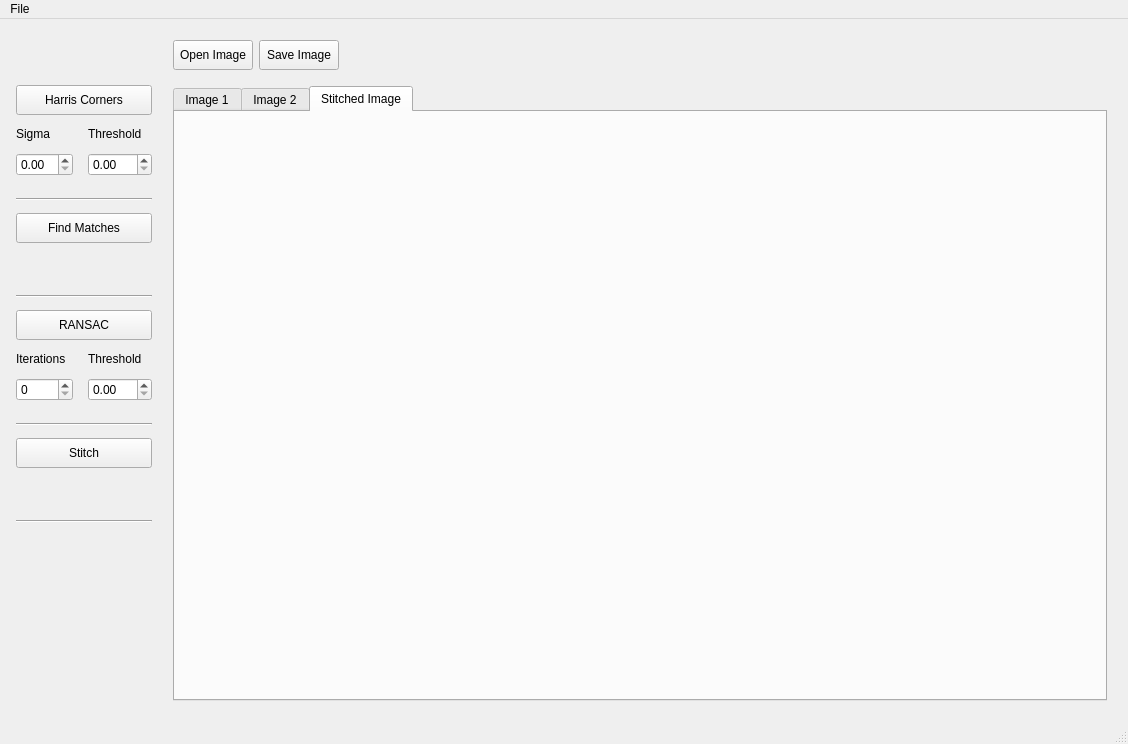
<?xml version="1.0" encoding="UTF-8"?>
<ui version="4.0">
 <class>MainWindow</class>
 <widget class="QMainWindow" name="MainWindow">
  <property name="geometry">
   <rect>
    <x>0</x>
    <y>0</y>
    <width>1128</width>
    <height>744</height>
   </rect>
  </property>
  <property name="windowTitle">
   <string>MainWindow</string>
  </property>
  <widget class="QWidget" name="centralWidget">
   <layout class="QHBoxLayout" name="horizontalLayout">
    <item>
     <layout class="QGridLayout" name="controlsLayout">
      <property name="horizontalSpacing">
       <number>15</number>
      </property>
      <property name="verticalSpacing">
       <number>12</number>
      </property>
      <property name="margin">
       <number>5</number>
      </property>
      <item row="1" column="0" colspan="2">
       <widget class="QPushButton" name="harrisButton">
        <property name="minimumSize">
         <size>
          <width>0</width>
          <height>30</height>
         </size>
        </property>
        <property name="text">
         <string>Harris Corners</string>
        </property>
       </widget>
      </item>
      <item row="2" column="0">
       <widget class="QLabel" name="label">
        <property name="text">
         <string>Sigma</string>
        </property>
       </widget>
      </item>
      <item row="3" column="0">
       <widget class="QDoubleSpinBox" name="harrisSpinBox"/>
      </item>
      <item row="2" column="1">
       <widget class="QLabel" name="label_2">
        <property name="text">
         <string>Threshold</string>
        </property>
       </widget>
      </item>
      <item row="3" column="1">
       <widget class="QDoubleSpinBox" name="harrisThresSpinBox">
        <property name="maximum">
         <double>999.990000000000009</double>
        </property>
       </widget>
      </item>
      <item row="5" column="0" colspan="2">
       <widget class="Line" name="line">
        <property name="orientation">
         <enum>Qt::Horizontal</enum>
        </property>
       </widget>
      </item>
      <item row="6" column="0" colspan="2">
       <widget class="QPushButton" name="matchButton">
        <property name="minimumSize">
         <size>
          <width>0</width>
          <height>30</height>
         </size>
        </property>
        <property name="text">
         <string>Find Matches</string>
        </property>
       </widget>
      </item>
      <item row="8" column="0" colspan="2">
       <widget class="Line" name="line_2">
        <property name="orientation">
         <enum>Qt::Horizontal</enum>
        </property>
       </widget>
      </item>
      <item row="9" column="0" colspan="2">
       <widget class="QPushButton" name="RANSACButton">
        <property name="minimumSize">
         <size>
          <width>0</width>
          <height>30</height>
         </size>
        </property>
        <property name="text">
         <string>RANSAC</string>
        </property>
       </widget>
      </item>
      <item row="10" column="0">
       <widget class="QLabel" name="label_3">
        <property name="text">
         <string>Iterations</string>
        </property>
       </widget>
      </item>
      <item row="10" column="1">
       <widget class="QLabel" name="label_4">
        <property name="text">
         <string>Threshold</string>
        </property>
       </widget>
      </item>
      <item row="11" column="0">
       <widget class="QSpinBox" name="iterationsBox">
        <property name="maximum">
         <number>9999</number>
        </property>
       </widget>
      </item>
      <item row="11" column="1">
       <widget class="QDoubleSpinBox" name="RANSACThresSpinBox"/>
      </item>
      <item row="13" column="0" colspan="2">
       <widget class="Line" name="line_3">
        <property name="orientation">
         <enum>Qt::Horizontal</enum>
        </property>
       </widget>
      </item>
      <item row="14" column="0" colspan="2">
       <widget class="QPushButton" name="stitchButton">
        <property name="minimumSize">
         <size>
          <width>0</width>
          <height>30</height>
         </size>
        </property>
        <property name="text">
         <string>Stitch</string>
        </property>
       </widget>
      </item>
      <item row="16" column="0" colspan="2">
       <widget class="Line" name="line_4">
        <property name="orientation">
         <enum>Qt::Horizontal</enum>
        </property>
       </widget>
      </item>
      <item row="17" column="0" colspan="2">
       <spacer name="verticalSpacer">
        <property name="orientation">
         <enum>Qt::Vertical</enum>
        </property>
        <property name="sizeHint" stdset="0">
         <size>
          <width>20</width>
          <height>40</height>
         </size>
        </property>
       </spacer>
      </item>
      <item row="0" column="0" colspan="2">
       <spacer name="verticalSpacer_2">
        <property name="orientation">
         <enum>Qt::Vertical</enum>
        </property>
        <property name="sizeType">
         <enum>QSizePolicy::Fixed</enum>
        </property>
        <property name="sizeHint" stdset="0">
         <size>
          <width>20</width>
          <height>50</height>
         </size>
        </property>
       </spacer>
      </item>
      <item row="4" column="0" colspan="2">
       <spacer name="verticalSpacer_3">
        <property name="orientation">
         <enum>Qt::Vertical</enum>
        </property>
        <property name="sizeType">
         <enum>QSizePolicy::Fixed</enum>
        </property>
        <property name="sizeHint" stdset="0">
         <size>
          <width>20</width>
          <height>10</height>
         </size>
        </property>
       </spacer>
      </item>
      <item row="7" column="0" colspan="2">
       <spacer name="verticalSpacer_4">
        <property name="orientation">
         <enum>Qt::Vertical</enum>
        </property>
        <property name="sizeType">
         <enum>QSizePolicy::Fixed</enum>
        </property>
        <property name="sizeHint" stdset="0">
         <size>
          <width>20</width>
          <height>40</height>
         </size>
        </property>
       </spacer>
      </item>
      <item row="12" column="0" colspan="2">
       <spacer name="verticalSpacer_5">
        <property name="orientation">
         <enum>Qt::Vertical</enum>
        </property>
        <property name="sizeType">
         <enum>QSizePolicy::Fixed</enum>
        </property>
        <property name="sizeHint" stdset="0">
         <size>
          <width>20</width>
          <height>10</height>
         </size>
        </property>
       </spacer>
      </item>
      <item row="15" column="0" colspan="2">
       <spacer name="verticalSpacer_11">
        <property name="orientation">
         <enum>Qt::Vertical</enum>
        </property>
        <property name="sizeType">
         <enum>QSizePolicy::Fixed</enum>
        </property>
        <property name="sizeHint" stdset="0">
         <size>
          <width>20</width>
          <height>40</height>
         </size>
        </property>
       </spacer>
      </item>
     </layout>
    </item>
    <item>
     <layout class="QVBoxLayout" name="buttonImageLayout">
      <property name="leftMargin">
       <number>10</number>
      </property>
      <property name="topMargin">
       <number>0</number>
      </property>
      <property name="rightMargin">
       <number>10</number>
      </property>
      <property name="bottomMargin">
       <number>10</number>
      </property>
      <item>
       <layout class="QHBoxLayout" name="openSaveLayout">
        <property name="leftMargin">
         <number>0</number>
        </property>
        <property name="topMargin">
         <number>10</number>
        </property>
        <property name="rightMargin">
         <number>10</number>
        </property>
        <property name="bottomMargin">
         <number>10</number>
        </property>
        <item>
         <widget class="QPushButton" name="openButton">
          <property name="minimumSize">
           <size>
            <width>0</width>
            <height>30</height>
           </size>
          </property>
          <property name="text">
           <string>Open Image</string>
          </property>
         </widget>
        </item>
        <item>
         <widget class="QPushButton" name="saveButton">
          <property name="minimumSize">
           <size>
            <width>0</width>
            <height>30</height>
           </size>
          </property>
          <property name="text">
           <string>Save Image</string>
          </property>
         </widget>
        </item>
        <item>
         <spacer name="horizontalSpacer">
          <property name="orientation">
           <enum>Qt::Horizontal</enum>
          </property>
          <property name="sizeHint" stdset="0">
           <size>
            <width>40</width>
            <height>20</height>
           </size>
          </property>
         </spacer>
        </item>
       </layout>
      </item>
      <item>
       <widget class="QTabWidget" name="tabWidget">
        <property name="currentIndex">
         <number>2</number>
        </property>
        <widget class="QWidget" name="img1Tab">
         <attribute name="title">
          <string>Image 1</string>
         </attribute>
         <layout class="QVBoxLayout" name="verticalLayout">
          <item>
           <widget class="QLabel" name="img1Display">
            <property name="sizePolicy">
             <sizepolicy hsizetype="Expanding" vsizetype="Expanding">
              <horstretch>0</horstretch>
              <verstretch>0</verstretch>
             </sizepolicy>
            </property>
            <property name="text">
             <string/>
            </property>
           </widget>
          </item>
         </layout>
        </widget>
        <widget class="QWidget" name="img2Tab">
         <attribute name="title">
          <string>Image 2</string>
         </attribute>
         <layout class="QVBoxLayout" name="verticalLayout_2">
          <item>
           <widget class="QLabel" name="img2Display">
            <property name="sizePolicy">
             <sizepolicy hsizetype="Expanding" vsizetype="Expanding">
              <horstretch>0</horstretch>
              <verstretch>0</verstretch>
             </sizepolicy>
            </property>
            <property name="text">
             <string/>
            </property>
           </widget>
          </item>
         </layout>
        </widget>
        <widget class="QWidget" name="imgSTab">
         <attribute name="title">
          <string>Stitched Image</string>
         </attribute>
         <layout class="QVBoxLayout" name="verticalLayout_3">
          <item>
           <widget class="QLabel" name="imgSDisplay">
            <property name="sizePolicy">
             <sizepolicy hsizetype="Expanding" vsizetype="Expanding">
              <horstretch>0</horstretch>
              <verstretch>0</verstretch>
             </sizepolicy>
            </property>
            <property name="text">
             <string/>
            </property>
           </widget>
          </item>
         </layout>
        </widget>
       </widget>
      </item>
     </layout>
    </item>
   </layout>
  </widget>
  <widget class="QMenuBar" name="menuBar">
   <property name="geometry">
    <rect>
     <x>0</x>
     <y>0</y>
     <width>1128</width>
     <height>21</height>
    </rect>
   </property>
   <widget class="QMenu" name="menuFile">
    <property name="title">
     <string>File</string>
    </property>
    <addaction name="actionExit"/>
   </widget>
   <addaction name="menuFile"/>
  </widget>
  <widget class="QStatusBar" name="statusBar"/>
  <action name="actionExit">
   <property name="text">
    <string>Exit</string>
   </property>
  </action>
 </widget>
 <layoutdefault spacing="6" margin="11"/>
 <resources/>
 <connections/>
</ui>
